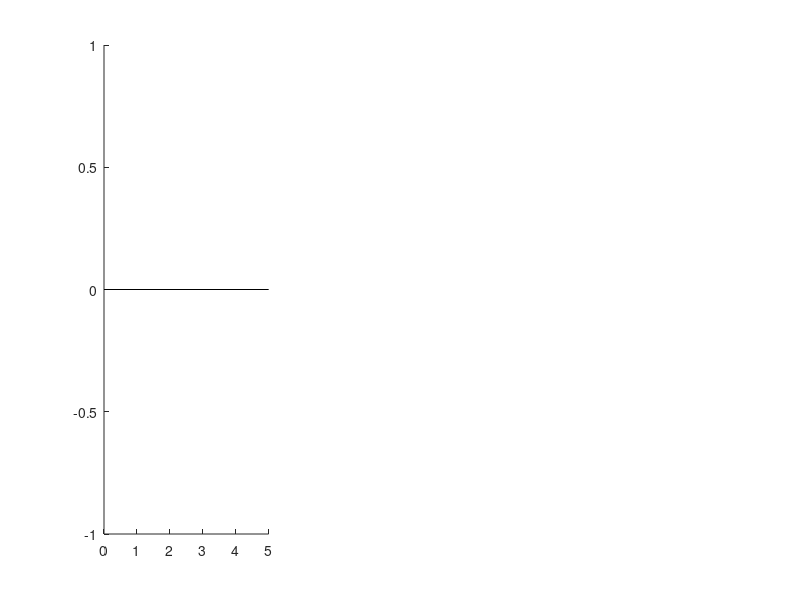

Here is the MATLAB script that generated this plot: (Note: this script raises an error after producing the figure.)
function analyze_hifi()
%ANALYZE_HIFI  Agrega as execucoes de alta fidelidade e calcula a reality gap.
%
% Processa todos os hifi_*.mat, extrai as metricas com as MESMAS formulas do
% Rapid Prototyping, e compara as duas etapas de forma PAREADA por semente.
%
% PAREAMENTO: as execucoes de alta fidelidade usam as sementes 1 a 5, que
% sao as cinco primeiras do Monte Carlo. A comparacao e portanto feita
% execucao a execucao, sobre as MESMAS posicoes iniciais -- o que elimina a
% variacao entre cenarios e da poder estatistico apesar de n = 5.
%
% RESSALVA: o pareamento e das POSICOES INICIAIS, nao das condicoes
% completas. No ponto-massa os drones partem ja em regime; no Gazebo eles
% decolam do solo. Essa diferenca e parte do que a reality gap mede.
%
% TESTE: Wilcoxon pareado (n = 5 nao sustenta pressuposto de normalidade).
% Com n = 5 o menor p-valor possivel e 0.0625, entao NENHUMA comparacao
% individual atinge 0.05. A leitura tem de ser por tamanho de efeito e
% consistencia de sinal, nao por significancia.
%
% USO:  analyze_hifi

clc;
algos   = {'Couzin','Reynolds','OlfatiSaber','Vasarhelyi'};
nparams = [5, 6, 7, 11];
n_alg   = numel(algos);
ambientes = {'vazia','cubos','cilindros'};
amb_mc    = {'vazia','obstaculos','cilindros'};   % rotulo correspondente no Monte Carlo
SEEDS   = 1:5;
dir_hf  = 'data_save/high_fidelity';
dir_mc  = 'data_save/monte_carlo';

%% ============ EXTRACAO ============
fprintf('=== EXTRAINDO METRICAS DAS EXECUCOES DE ALTA FIDELIDADE ===\n\n');
HF = struct();
faltando = {};
for e = 1:numel(ambientes)
    for a = 1:n_alg
        vals = nan(numel(SEEDS), 6);   % corr, vel, coll, wall, MND, F
        durs = nan(numel(SEEDS), 1);
        for s = SEEDS
            arq = fullfile(dir_hf, sprintf('hifi_%s_%s_seed%d.mat', ...
                lower(algos{a}), ambientes{e}, s));
            if ~exist(arq, 'file')
                faltando{end+1} = sprintf('%s/%s/seed%d', algos{a}, ambientes{e}, s); %#ok<AGROW>
                continue;
            end
            M = extrair_metricas_hifi(arq, false);
            vals(s,:) = [M.phi_corr, M.phi_vel, M.phi_coll, M.phi_wall, M.phi_MND, M.F];
            durs(s)   = M.duracao;
        end
        HF.(ambientes{e}).(algos{a}).vals = vals;
        HF.(ambientes{e}).(algos{a}).durs = durs;
        n_ok = sum(~isnan(vals(:,1)));
        fprintf('%-13s [%-6s] %d/%d execucoes | duracao media %.1f s\n', ...
            algos{a}, ambientes{e}, n_ok, numel(SEEDS), mean(durs,'omitnan'));
    end
end
if ~isempty(faltando)
    fprintf('\nAUSENTES: %s\n', strjoin(faltando, ', '));
end

%% ============ DESCRITIVAS ============
for e = 1:numel(ambientes)
    fprintf('\n================================================================\n');
    fprintf(' ALTA FIDELIDADE - ambiente: %s (n = %d)\n', ambientes{e}, numel(SEEDS));
    fprintf('================================================================\n\n');
    fprintf('%-13s %4s %10s %10s %22s %12s\n', ...
        'algoritmo','par','phi_corr','desv.pad','IC 95%','phi_vel');
    fprintf('%s\n', repmat('-',1,78));
    for a = 1:n_alg
        v = HF.(ambientes{e}).(algos{a}).vals;
        x = v(~isnan(v(:,1)), 1);
        if isempty(x); continue; end
        mu = mean(x); sd = std(x);
        ci = tinv(0.975, numel(x)-1) * sd / sqrt(numel(x));
        fprintf('%-13s %4d %10.4f %10.4f  [%8.4f, %8.4f] %12.4f\n', ...
            algos{a}, nparams(a), mu, sd, mu-ci, mu+ci, mean(v(:,2),'omitnan'));
    end

    fprintf('\n%-13s %14s %14s %14s\n', 'algoritmo','colisao','parede','dist.min (m)');
    fprintf('%s\n', repmat('-',1,60));
    for a = 1:n_alg
        v = HF.(ambientes{e}).(algos{a}).vals;
        n = sum(~isnan(v(:,1)));
        if n == 0; continue; end
        fprintf('%-13s %11d/%d %11d/%d %14.2f\n', algos{a}, ...
            sum(v(:,3) > 0), n, sum(v(:,4) > 0), n, mean(0.4./v(:,5),'omitnan'));
    end
end

%% ============ REALITY GAP ============
fprintf('\n================================================================\n');
fprintf(' REALITY GAP: RAPID PROTOTYPING -> ALTA FIDELIDADE\n');
fprintf('================================================================\n\n');

gap = nan(n_alg, numel(ambientes));
for e = 1:numel(ambientes)
    fprintf('--- ambiente: %s ---\n', ambientes{e});
    fprintf('%-13s %4s %9s %9s %10s %8s %10s %9s\n', ...
        'algoritmo','par','RP','HiFi','gap (pp)','rel.','p (Wilc.)','d Cohen');
    fprintf('%s\n', repmat('-',1,80));
    for a = 1:n_alg
        % Monte Carlo, mesmas sementes 1-5
        d = dir(sprintf('%s/mc_%s_%s_*.mat', dir_mc, algos{a}, amb_mc{e}));
        if isempty(d)
            fprintf('%-13s  SEM Monte Carlo correspondente (mc_%s_%s_*.mat)\n', ...
                algos{a}, algos{a}, amb_mc{e});
            continue;
        end
        [~, i] = max([d.datenum]);
        R = load(fullfile(d(i).folder, d(i).name));
        rp = R.results(SEEDS, 2);

        v = HF.(ambientes{e}).(algos{a}).vals;
        hf = v(SEEDS, 1);
        ok = ~isnan(hf);
        if sum(ok) < 3; continue; end

        dif = rp(ok) - hf(ok);
        gap(a,e) = mean(dif);
        pw = signrank(rp(ok), hf(ok));
        dz = mean(dif) / std(dif);

        fprintf('%-13s %4d %9.4f %9.4f %10.2f %7.1f%% %10.4f %9.2f\n', ...
            algos{a}, nparams(a), mean(rp(ok)), mean(hf(ok)), ...
            100*mean(dif), 100*mean(dif)/mean(rp(ok)), pw, dz);
    end
    fprintf('\n');
end

fprintf('NOTA SOBRE OS p-VALORES: com n = 5, o menor p possivel no teste de\n');
fprintf('Wilcoxon pareado e 0.0625. Nenhuma comparacao individual pode\n');
fprintf('atingir 0.05. Interpretar por TAMANHO DE EFEITO (d de Cohen) e\n');
fprintf('consistencia de sinal entre as 5 execucoes, nao por significancia.\n\n');

%% ============ H2 ============
fprintf('================================================================\n');
fprintf(' H2: ARQUITETURA vs COMPLEXIDADE PARAMETRICA\n');
fprintf('================================================================\n\n');

arq_classe = {'prioridade lexicografica','heuristica ponderada', ...
              'potencial suave','curva de frenagem'};

for e = 1:numel(ambientes)
    if all(isnan(gap(:,e))); continue; end
    v = ~isnan(gap(:,e));
    fprintf('--- %s ---\n', ambientes{e});
    [~, ord] = sort(gap(v,e));
    idx = find(v); idx = idx(ord);
    fprintf('Ranking por reality gap (menor primeiro):\n');
    for k = 1:numel(idx)
        fprintf('  %d. %-13s %+6.2f pp  | %2d par. | %s\n', k, algos{idx(k)}, ...
            100*gap(idx(k),e), nparams(idx(k)), arq_classe{idx(k)});
    end
    rho = corr(nparams(v)', gap(v,e), 'type','Spearman');
    fprintf('\nSpearman (parametros x reality gap): rho = %+.2f\n', rho);
    fprintf('  n = 4: valor DESCRITIVO. Significancia a 5%% exigiria |rho| = 1.00.\n');
    fprintf('  H2 preve que a ordenacao siga a ARQUITETURA, nao a complexidade.\n\n');
end

%% ============ GRAFICO ============
n_amb = numel(ambientes);
figure('Color','w','Position',[40 40 460*n_amb 430]);
for e = 1:n_amb
    subplot(1,n_amb,e); hold on;
    mrp = nan(1,n_alg); mhf = nan(1,n_alg);
    crp = nan(1,n_alg); chf = nan(1,n_alg);
    for a = 1:n_alg
        d = dir(sprintf('%s/mc_%s_%s_*.mat', dir_mc, algos{a}, amb_mc{e}));
        if isempty(d); continue; end
        [~, i] = max([d.datenum]);
        R = load(fullfile(d(i).folder, d(i).name));
        rp = R.results(SEEDS, 2);
        v  = HF.(ambientes{e}).(algos{a}).vals;
        hf = v(SEEDS, 1); hf = hf(~isnan(hf));
        if isempty(hf); continue; end
        tc = tinv(0.975, numel(rp)-1);
        mrp(a) = mean(rp); crp(a) = tc*std(rp)/sqrt(numel(rp));
        mhf(a) = mean(hf); chf(a) = tinv(0.975,numel(hf)-1)*std(hf)/sqrt(numel(hf));
    end
    b = bar(1:n_alg, [mrp; mhf]');
    b(1).FaceColor = [0.45 0.65 0.80];
    b(2).FaceColor = [0.85 0.55 0.40];
    errorbar((1:n_alg)-0.15, mrp, crp, 'k','LineStyle','none','LineWidth',1.1);
    errorbar((1:n_alg)+0.15, mhf, chf, 'k','LineStyle','none','LineWidth',1.1);
    set(gca,'XTick',1:n_alg);
    set(gca,'XTickLabel', arrayfun(@(a) sprintf('%s (%d)', algos{a}, nparams(a)), 1:n_alg, 'UniformOutput', false));
    set(gca,'XTickLabelRotation', 30);
    xlim([0.4, n_alg+0.6]);
    ylabel('\phi_{corr}'); ylim([0 1.05]); grid on; box on;
    legend({'Rapid Prototyping','Alta fidelidade'},'Location','southwest','FontSize',8);
    title(sprintf('Reality gap - %s (n = %d)', ambientes{e}, numel(SEEDS)));
    set(gca,'FontName','Times New Roman','FontSize',10);
end
saveas(gcf, 'reality_gap.png');
fprintf('Figura salva: reality_gap.png\n');
end
